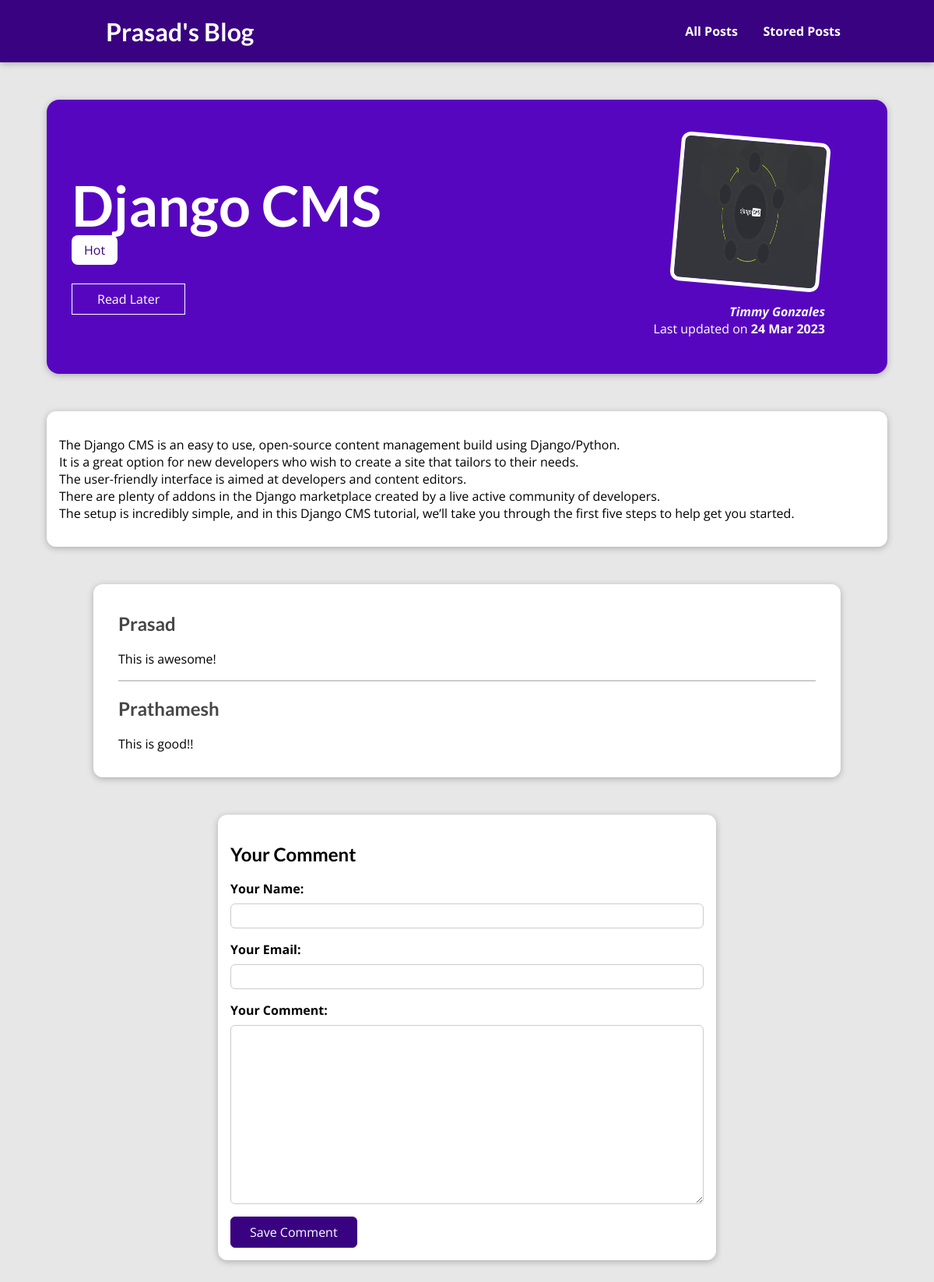
/posts/1, run on the app's committed database.
### blog/models.py (models this page shows, shortened)
class Post(models.Model):
    title       = models.CharField(max_length=100)
    excert      = models.CharField(max_length=100)
    img_name    = models.ImageField(upload_to="posts",null=True)
    date        = models.DateField(auto_now=True)
    content     = models.TextField(validators=[MinLengthValidator(10)])
    author      = models.ForeignKey(Author,on_delete=models.SET_NULL,null=True)
    tags        = models.ManyToManyField(Tag)

class Tag(models.Model):
    caption     = models.CharField(max_length=50)
    def __str__(self) -> str:
        return f"{self.caption}"

class Author(models.Model):
    first_name  = models.CharField(max_length=50)
    last_name   = models.CharField(max_length=50)
    email       = models.EmailField()
    def __str__(self) -> str:
        return f"{self.first_name} {self.last_name}"

class Comments(models.Model):
    user_name = models.CharField(max_length=40)
    user_email = models.EmailField()
    text = models.TextField(max_length=200)
    post = models.ForeignKey(Post,on_delete=models.CASCADE,related_name="comments")

### blog/views.py (the view, shortened to what this page needs)
# urls.py: path("posts/<int:id>",PostDetailView.as_view(),name="post-detail"),
class PostDetailView(View):
    def get(self, request, id):
        filtered_post = Post.objects.get(id=id)
        stored_posts = request.session.get("stored_posts")
        if stored_posts is not None:
            is_saved_for_later = filtered_post.id in stored_posts
        else:
            is_saved_for_later = False
        return render(request, 'post-detail.html', {
            "filtered_post": filtered_post,
            "post_tags": filtered_post.tags.all(),
            "comment_form": CommentForm(),
            "comments":filtered_post.comments.all(),
            "is_saved_for_later":is_saved_for_later
        })

### blog/forms.py
class CommentForm(forms.ModelForm):
    class Meta:
        model = Comments
        exclude = ["post"]
        labels={
            "user_name":"Your Name",
            "user_email":"Your Email",
            "text":"Your Comment"
        }

### blog/templates/post-detail.html (shortened to what this page needs)
{% extends 'base.html' %}
{% load static %}
{% block style %}
    <link rel="stylesheet" href="{% static 'post-details.css' %}">
{% endblock %}
{% block body %}
    <section id="summary">
        <h2>{{filtered_post.title}}</h2>
        <div>
            {% for tag in post_tags %}
                <span class="tag">{{ tag }}</span>
            {% endfor %}
        </div>
        <form action="{% url 'read-later' %}" method="post"> {% csrf_token %}
          <div id="read-later">
            <button>
              {% if is_saved_for_later %}
                Remove from Read Later
              {% else %}
                Read Later
              {% endif %}
            </button>
          </div>
        </form>
        <article>
            <img src="{{filtered_post.img_name.url}}" alt="{{filtered_post.title}}" />
            <address><a href="mailto:{{filtered_post.author.email}}" style="color: aliceblue;">{{filtered_post.author}}</a></address>
            <div>
                Last updated on <time>{{filtered_post.date|date:"d M Y"}}</time>
            </div>
        </article>
    </section>
    <main>
        <p>{{filtered_post.content|linebreaks}}</p>
    </main>
    <section id="comments">
        <ul>
          {% for comment in comments %}
            <li>
              <h2>{{ comment.user_name }}</h2>
              <p>{{ comment.text|linebreaks }}</p>
            </li>
          {% endfor %}
        </ul>
      </section>
    <section id="comment-form">
        <h2>Your Comment</h2>
        <form action="{% url "post-detail" filtered_post.id %}" method="POST">
          {% for form_field in comment_form %}
            <div class="form-control {% if form_field.errors %}invalid{% endif %}">
              {{ form_field.label_tag }}
              {{ form_field }}
            </div>
          {% endfor %}
          <button>Save Comment</button>
        </form>
      </section>
{% endblock %}

### blog/templates/base.html (shortened to what this page needs)
{% load static %}
<!DOCTYPE html>
<html lang="en">
<head>
    <link rel="stylesheet" href="{% static 'app.css' %}">
    <link rel="stylesheet" href="{% static 'index.css' %}">
    {% block style %}{% endblock style %}
</head>
<body>
    <header id="main-navigation">
        <h1><a href="{% url 'home' %}">Prasad's Blog</a></h1>
        <nav>
            <a href="{% url 'posts' %}">All Posts</a> &nbsp;&nbsp;
            <a href="{% url 'read-later' %}">Stored Posts</a>
        </nav>
    </header>
    {% block body %}{% endblock body %}
</body>
</html>

### blog/static/app.css (style rules this page uses)
* { box-sizing: border-box; }
html { font-family: 'Open Sans', 'Lato', sans-serif; }
body { margin: 0; }
h1, h2, h3 { font-family: 'Lato', sans-serif; font-weight: bold; }
#main-navigation { width: 100%; height: 5rem; display: flex; justify-content: space-between; align-items: center; padding: 0 10%; position: absolute; top: 0; left: 0; }
#main-navigation a { text-decoration: none; color: white; font-weight: bold; margin-left: 1rem; }

### blog/static/post-details.css (style rules this page uses)
body { background-color: #e7e7e7; }
#main-navigation { background-color: #390281; box-shadow: 0 2px 8px rgba(0, 0, 0, 0.25); }
#summary { margin: 8rem auto 3rem auto; padding: 2rem; width: 90%; max-width: 90rem; border-radius: 16px; background-color: #5706c0; position: relative; box-shadow: 0 2px 8px rgba(0, 0, 0, 0.25); height: 22rem; }
#summary h2 { color: white; font-size: 4.5rem; margin-bottom: 0.25rem; }
#summary article { position: absolute; top: 2rem; right: 3rem; padding: 1rem 2rem; border-radius: 12px; text-align: right; color: white; }
#summary article img { width: 12rem; height: 12rem; border-radius: 12px; transform: rotateZ(5deg); border: 5px solid white; margin-bottom: 1rem; }
#summary address { font-weight: bold; }
#summary a { color: white; text-decoration: none; }
#summary time { font-weight: bold; }
#read-later { margin: 2rem 0; }
#read-later button { background-color: transparent; border: 1px solid white; padding: 0.5rem 2rem; font: inherit; color: white; cursor: pointer; }
main { width: 90%; max-width: 90rem; margin: 3rem auto; background-color: white; padding: 1rem; border-radius: 12px; box-shadow: 0 2px 8px rgba(0, 0, 0, 0.25); }
.tag { background-color: white; color: #390281; padding: 0.5rem 1rem; border-radius: 8px; }
#comment-form { margin: 3rem auto; width: 90%; max-width: 40rem; border-radius: 12px; background-color: white; box-shadow: 0 2px 8px rgba(0, 0, 0, 0.25); padding: 1rem; }
#comment-form button { font: inherit; background-color: #390281; color: white; border: 1px solid #390281; padding: 0.5rem 1.5rem; border-radius: 6px; cursor: pointer; }
.form-control { margin-bottom: 1rem; }
.form-control label { font-weight: bold; margin-bottom: 0.5rem; display: block; }
.form-control input, .form-control textarea { display: block; width: 100%; font: inherit; padding: 0.25rem; border-radius: 6px; border: 1px solid #ccc; }
#comments { margin: 3rem auto; width: 90%; max-width: 60rem; border-radius: 12px; background-color: white; box-shadow: 0 2px 8px rgba(0, 0, 0, 0.25); padding: 1rem 2rem; }
#comments ul { list-style: none; margin: 0; padding: 0; }
#comments li { margin-bottom: 1rem; border-bottom: 2px solid #ccc; }
#comments li:last-of-type { border-bottom: none; }
#comments h2 { color: #464646; }

### data on the page
Post: title "Django CMS", img_name (picture), author "Timmy Gonzales", date "24 Mar 2023", content "The Django CMS is an easy to use, open-source content management build using Django/Python. It is a great option for new developers who wish to create a site that tailors to their needs. The user-friendly interface is aimed at developers and content editors. There are plenty of addons in the Django marketplace created by a live active community of developers. The setup is incredibly simple, and in this Django CMS tutorial, we’ll take you through the first five steps to help get you started."
Tag: caption "Hot"
Comments: user_name "Prasad", text "This is awesome!"
Comments: user_name "Prathamesh", text "This is good!!"
